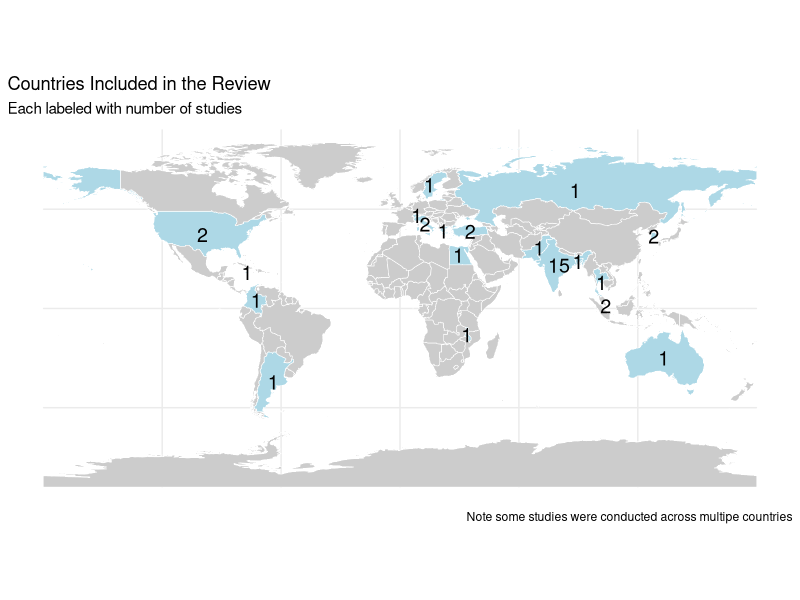

Recreate this plot in R.
# Chapter 3: Assessing Response to Oral Iron in Pregnancy - Systematic Review
# Script: figure_3_2_countries_map.R
# Thesis: Haynes S (2026) DPhil, University of Oxford
#
# Load required packages
library(ggplot2)
library(sf)
library(rnaturalearth)
library(rnaturalearthdata)
library(dplyr)

# Study count data
study_counts <- data.frame(
  country = c("India", "Italy","Singapore","Turkey", "Egypt", "South Korea", "United States of America", 
              "Jamaica", "Colombia", "Argentina", "Australia", "Russia", "Sweden", "Switzerland", 
            "Thailand", "Greece", "Bangladesh", "Pakistan", "Malawi"),
  count = c(15, 2, 2, 2, 1, 2, 2, 1, 1, 1, 1, 1, 1, 1, 1, 1, 1, 1, 1)
  )

# Load world map
world <- ne_countries(scale = "medium", returnclass = "sf")


# Merge study counts into the world map data
world_data <- left_join(world, study_counts, by = c("name" = "country"))

# Plot with uniform fill color
ggplot(data = world_data) +
  geom_sf(fill = ifelse(!is.na(world_data$count), "lightblue", "gray80"), color = "white") +
  geom_sf_text(data = subset(world_data, !is.na(count)), aes(label = count), size = 5, color = "black") +
  theme_minimal() +
  theme(
    axis.title = element_blank(),
    axis.text = element_blank(),
    axis.ticks = element_blank()
  ) +
  labs(title = "Countries Included in the Review",
       subtitle = "Each labeled with number of studies",
       caption = "Note some studies were conducted across multipe countries")
# Plot
#ggplot(data = world_data) +
  #geom_sf(aes(fill = count), color = "white") +
  #scale_fill_gradient(low = "#f0f9e8", high = "#0868ac", na.value = "gray90", name = "Study Count") +
  #geom_sf_text(data = subset(world_data, !is.na(count)), aes(label = count), size = 3, color = "black") +
  #theme_minimal() +
  #labs(title = "Heatmap of Study Distribution by Country",
       #caption = "Note: some studies were conducted across multiple countries")
